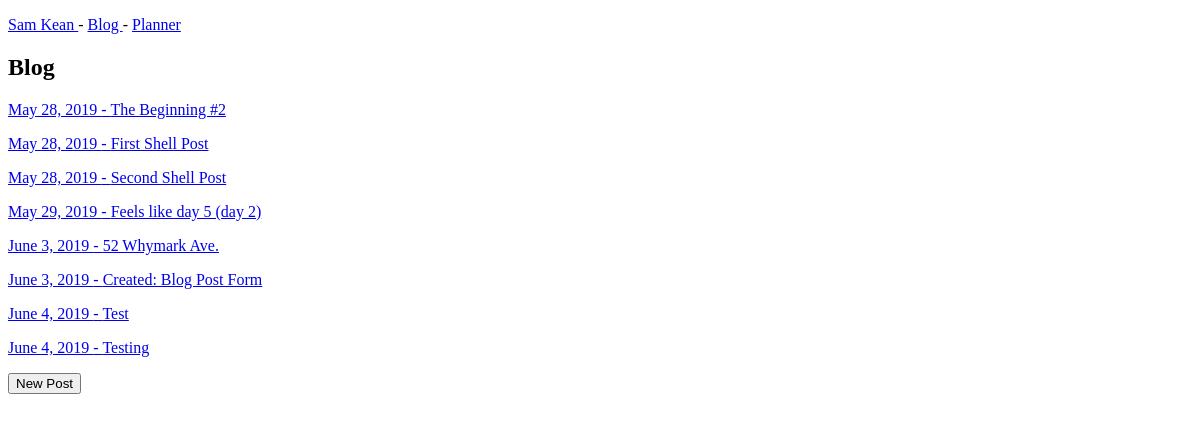
The page /blog/ on the database as committed earlier.
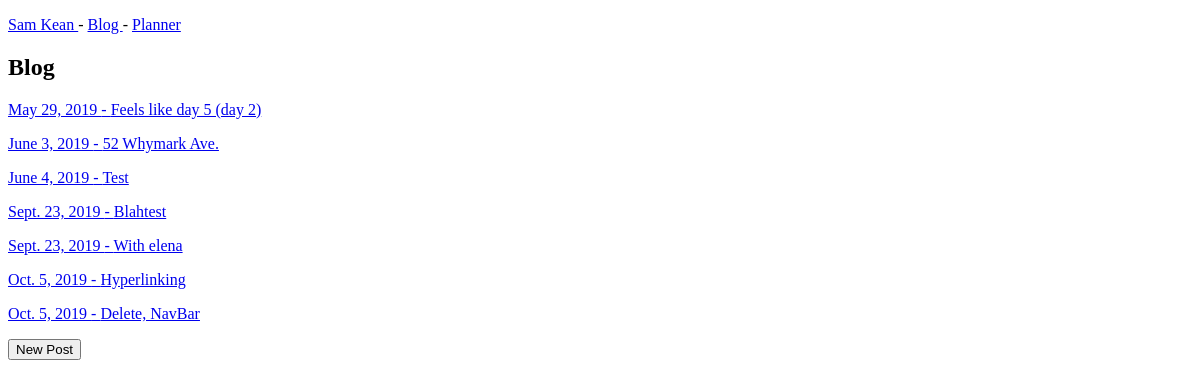
The same page on the database as committed later.
### blog/models.py (models this page shows)
class BlogPost(models.Model):
	title      = models.CharField(max_length = 50) # max_length = required
	date       = models.DateField(default=date.today)
	content    = models.TextField(blank = True, null = True)
	keywords   = models.TextField(blank = True, null = True)
	signature  = models.TextField(default='Sam Kean')
	def get_absolute_url(self):
		return reverse("blog:blog_detail", kwargs={"blog_id": self.id})

### blog/views.py (the view)
# urls.py: path('', blog_list_view, name='blog'),
def blog_list_view(request):
	queryset = BlogPost.objects.all() #list of blog post titles
	context = {
		"object_list": queryset
	}
	return render(request, "BlogPost_list.html", context)

### blog/templates/BlogPost_list.html
{% extends 'base.html' %}
{% block content %}
<h1>Blog</h1>
{% for instance in object_list %}
	<p><a href='{{ instance.get_absolute_url }}'> {{instance.date}} - {{instance.title}}</a></p>
{% endfor %}
<form action="/blog/create">
    <input type="submit" value="New Post" />
</form>
{% endblock %}

### templates/base.html (shortened to what this page needs)
<!doctype html>
<html>
<head>
</head>
<body>
	{% include 'nav_bar.html' %}
	{% block content %}{% endblock %}
</body>
</html>

### templates/nav_bar.html
<nav>
<p> <a href= "/home" > Sam Kean </a> - <a href= "/blog" > Blog  </a> - <a href= "/planner" > Planner </a> </p>

Rows that differ between the two databases and show on the page:
removed BlogPost: date "May 28, 2019", title "The Beginning #2"
removed BlogPost: date "May 28, 2019", title "First Shell Post"
removed BlogPost: date "May 28, 2019", title "Second Shell Post"
removed BlogPost: date "June 3, 2019", title "Created: Blog Post Form"
removed BlogPost: date "June 4, 2019", title "Testing"
added BlogPost: date "Sept. 23, 2019", title "Blahtest"
added BlogPost: date "Sept. 23, 2019", title "With elena"
added BlogPost: date "Oct. 5, 2019", title "Hyperlinking"
added BlogPost: date "Oct. 5, 2019", title "Delete, NavBar"
